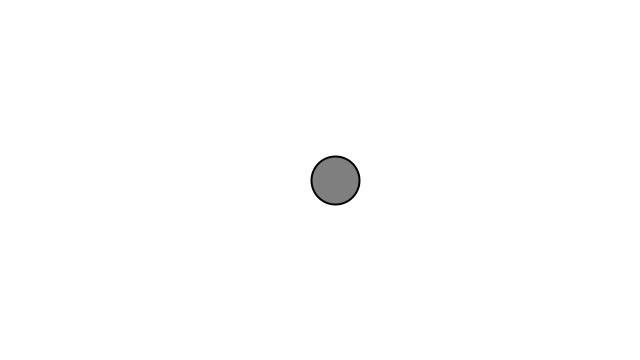
Frame 1 (no input)
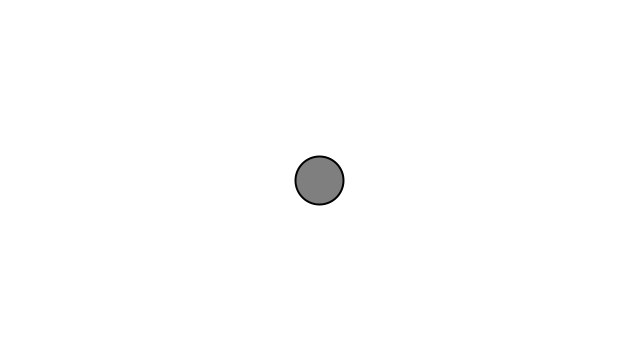
Frame 60 (the mouse pressed at the canvas centre just before this capture)
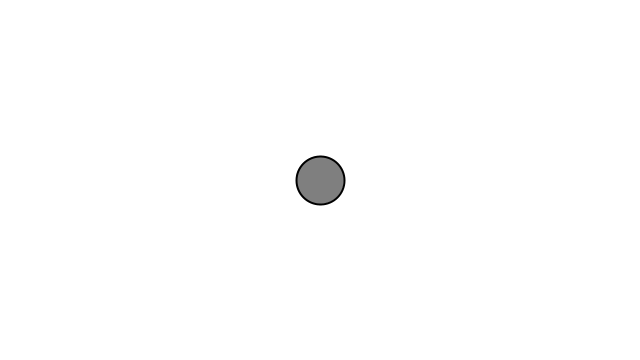
Frame 120 (the mouse held since frame 60 and released just before this capture)

The Processing sketch that drew these frames (run headless with seeded random() and noise(); from frame 60 on, the mouse is pressed at the canvas centre):

// Processing sketch: ex5_simpleHarmonic
// ── ex5_simpleHarmonic.pde

void setup() {
  size(640,360);
}

void draw() {
  background(255);

  float period = 120;
  float amplitude = 300;
  float x = amplitude * sin(TWO_PI * frameCount / period);  
  stroke(0);
  strokeWeight(2);
  fill(127);
  translate(width/2,height/2);
  line(0,0,x,0);
  ellipse(x,0,48,48);
}
